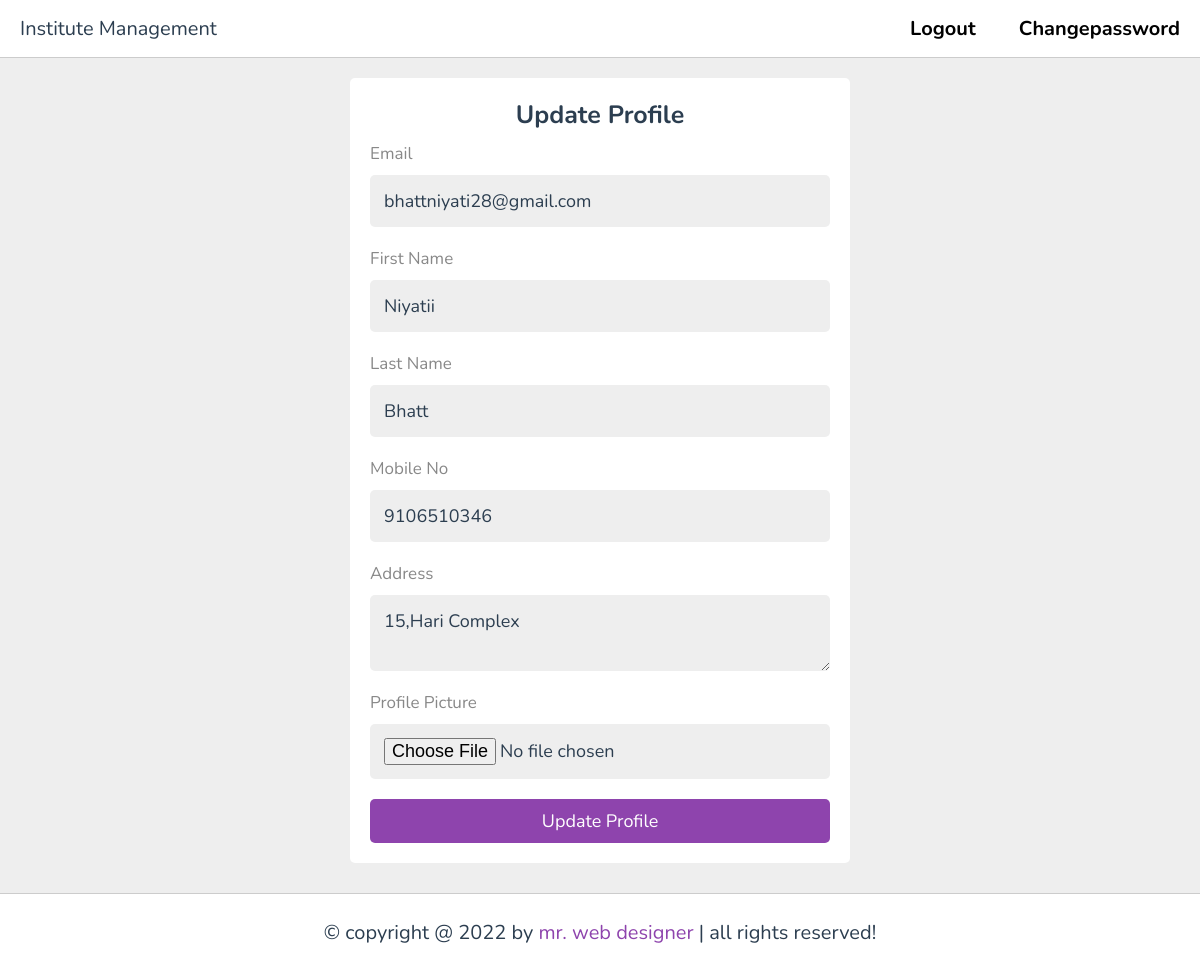
/sprofile (signed in), run on the app's committed database.
### myapp/models.py (models this page shows, shortened)
class User(models.Model):
    email= models.EmailField()
    password= models.CharField(max_length=20)
    role= models.CharField(max_length=20)

class Student(models.Model):
    userid= models.ForeignKey(User,on_delete=models.CASCADE)
    firstname= models.CharField(max_length=30)
    lastname= models.CharField(max_length=30)
    mobile= models.BigIntegerField()
    birth_date=models.DateField()
    date_of_joining=models.DateTimeField(default=timezone.now)
    address=models.TextField()
    roll_no=models.IntegerField()
    fees= models.FloatField()
    picture= models.ImageField(default="default.jpg",upload_to="media/P_Picture")

### myapp/views.py (the view, shortened to what this page needs)
# urls.py: path('sprofile', views.sprofile, name='sprofile'),
def sprofile(request):
    try:
        if "email" in request.session:
            user = User.objects.get(email = request.session['email'])
            sid = Student.objects.get(userid = user)
            context={
                'user': user,
                'sid': sid,
            }
            messages.success(request,"Profile Updated Successfully..")
            return render(request, "sprofile.html",context)
        else:
            return redirect("home")
    except:
        return redirect("home")

### myapp/templates/sprofile.html (shortened to what this page needs)
{% extends 'studentheader.html' %}
{% block content %}
{% load static %}
<section class="form-container">
   <form action="{% url 'sprofile' %}" method="post" enctype="multipart/form-data">
      <h3>Update Profile</h3>
      <p>Email</p>
      <input type="email" name="email" maxlength="50" class="box" value="{{user.email}}" disabled>
      <p>First Name</p>
      <input type="text" name="fname" maxlength="50" class="box" value="{{sid.firstname}}">
      <p>Last Name</p>
      <input type="text" name="lname" maxlength="50" class="box" value="{{sid.lastname}}">
      <p>Mobile No</p>
      <input type="number" name="mobile" maxlength="50" class="box" value="{{sid.mobile}}">
      <p>Address</p>
      <textarea type="text" name="add" maxlength="50" class="box" value="">{{sid.address}}</textarea>
      <p>Profile Picture</p>
      <input type="file" name="picture" maxlength="50" class="box">
      <input type="submit" value="Update Profile" name="submit" class="btn">
   </form>
</section>
{% endblock %}

### myapp/static/css/style.css (style rules this page uses)
* { font-family: 'Nunito', sans-serif; margin:0; padding:0; box-sizing: border-box; outline: none; border:none; text-decoration: none; }
section { padding:2rem; margin: 0 auto; max-width: 1200px; }
.inline-btn, .inline-option-btn, .inline-delete-btn, .btn, .delete-btn, .option-btn { border-radius: .5rem; color:#fff; font-size: 1.8rem; cursor: pointer; text-transform: capitalize; padding:1rem 3rem; text-align: center; margin-top: 1rem; }
.btn, .delete-btn, .option-btn { display: block; width: 100%; }
.btn, .inline-btn { background-color: var(--main-color); }
.form-container { min-height: calc(100vh - 20rem); display: flex; align-items: center; justify-content: center; }
.form-container form { background-color: var(--white); border-radius: .5rem; padding: 2rem; width: 50rem; }
.form-container form h3 { font-size: 2.5rem; text-transform: capitalize; color: var(--black); text-align: center; }
.form-container form p { font-size: 1.7rem; color: var(--light-color); padding-top: 1rem; }
.form-container form .box { font-size: 1.8rem; color: var(--black); border-radius: .5rem; padding: 1.4rem; background-color: var(--light-bg); width: 100%; margin: 1rem 0; }

### data on the page
User: email "bhattniyati28@gmail.com"
Student: fname "Niyatii", lname "Bhatt", mobile "9106510346", add "15,Hari Complex"
